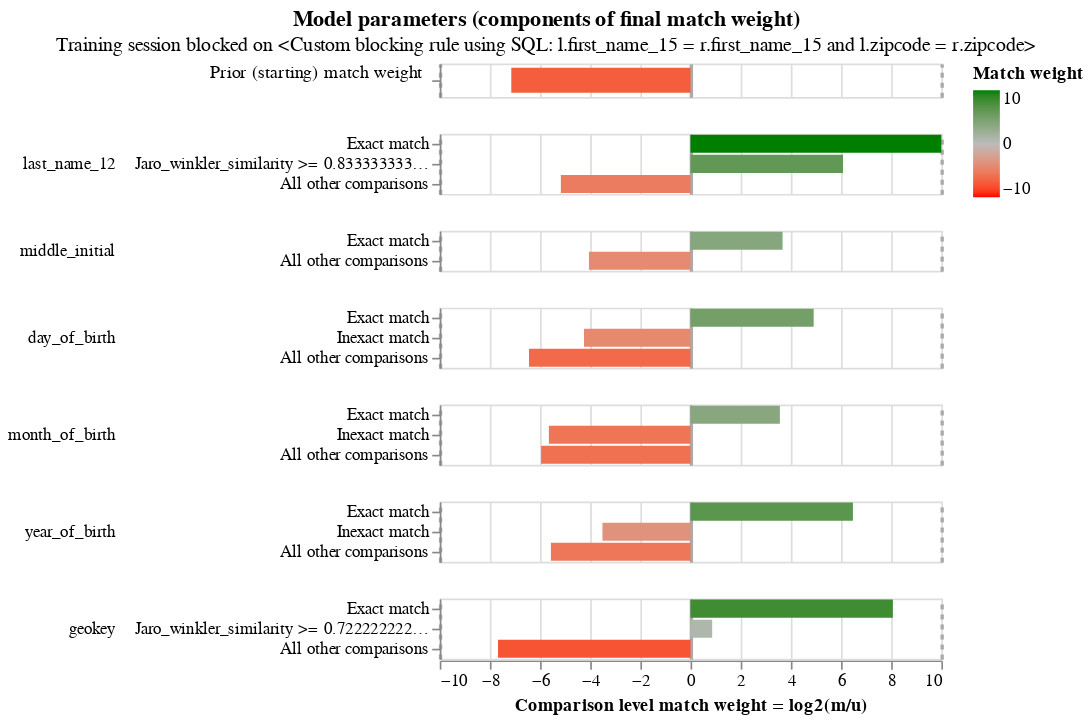

Notebook cell for this chart:
### Code cell
em_session_1.match_weights_interactive_history_chart()
